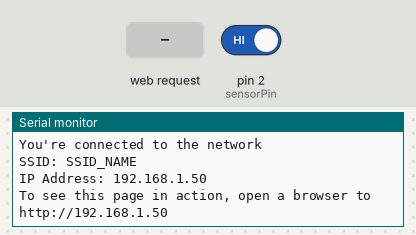
The sketch below on a simulated Arduino Mega 2560, built with avr-gcc and run on an emulated ATmega2560. Parts: the last lines printed to the serial monitor. The inputs (shaded band) are chosen by the test bench; at power-on: pin 2 (sensorPin) HIGH. WiFi joins after 1.5 s; servers stay silent unless stated.

Above: at 2.7 s.
2.8 s: HTTP request GET /run received
At 4.4 s:
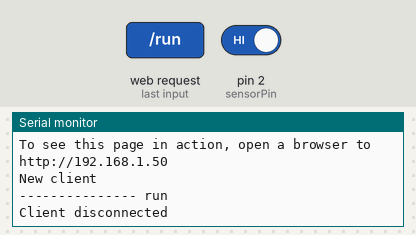
5.3 s: HTTP request GET /reset received
At 6.1 s:
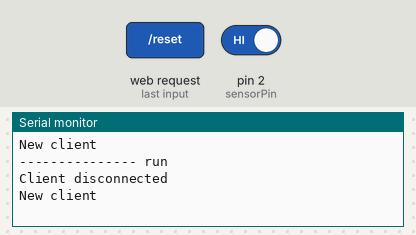

Measured:
- after the input at 2.8 s, the serial monitor: prints a new line at once (image 1)

The sketch:

virtualRun.ino
```cpp
#include "WiFiEsp.h"

const int sensorPin = 2;
int lastPulseCount = 0;
boolean isRunning = false;
volatile int pulseCount = 0;
volatile unsigned long previousTime = 0;

// Emulate Serial1 on pins 6/7 if not present
#ifndef HAVE_HWSERIAL1
#include "SoftwareSerial.h"
SoftwareSerial Serial1(6, 7); // RX, TX
#endif


char ssid[] = "SSID_NAME";            // your network SSID (name)
char pass[] = "PASSWORD";        // your network password
int status = WL_IDLE_STATUS;     // the Wifi radio's status

long debounce = 300;

WiFiEspServer server(80);


void countPulse() {
  // update time from last call
  unsigned long currentTime = millis();
  unsigned long deltaTime = currentTime - previousTime;

  if(deltaTime<debounce) return;
  pulseCount++;
  previousTime = currentTime;
}

void resetCounter() {
  pulseCount=0;
  previousTime=0;
  isRunning=false;
}


void setup()
{
  // initialize serial for debugging
  Serial.begin(115200);
  // initialize serial for ESP module
  Serial1.begin(9600);

  pinMode(sensorPin, INPUT_PULLUP);
  attachInterrupt(digitalPinToInterrupt(sensorPin), countPulse, RISING);

  // initialize ESP module
  WiFi.init(&Serial1);

  // check for the presence of the shield
  if (WiFi.status() == WL_NO_SHIELD) {
    Serial.println("WiFi shield not present");
    // don't continue
    while (true);
  }

  // attempt to connect to WiFi network
  while ( status != WL_CONNECTED) {
    Serial.print("Attempting to connect to WPA SSID: ");
    Serial.println(ssid);
    // Connect to WPA/WPA2 network
    status = WiFi.begin(ssid, pass);
  }

  Serial.println("You're connected to the network");
  printWifiStatus();

  // start the web server on port 80
  server.begin();
}


void loop()
{
  // listen for incoming clients
  WiFiEspClient client = server.available();
  if (client) {
    Serial.println("New client");
    //pulseCount=pulseCount+1;
    // an http request ends with a blank line
    boolean currentLineIsBlank = true;
    while (client.connected()) {
      if (client.available()) {

        //parse command
        String f = client.readString();
        int spacePos = f.indexOf(" HTTP");
        String cmd = f.substring(0,spacePos);
        cmd.replace("GET /","");
        Serial.println("--------------- "+cmd);
        // send a standard http response header
        // use \r\n instead of many println statements to speedup data send
        client.print(
        "HTTP/1.1 200 OK\r\n"
        "Content-type:application/json\r\n"
        "Connection: close\r\n"  // the connection will be closed after completion of the response
        "\r\n");

        if (cmd == "run") {
          isRunning = pulseCount != lastPulseCount;
          client.print("{\"s\": \"ok\",\"r\": " + String(isRunning) + ",\"p\":"+String(pulseCount)+"}");
          lastPulseCount = pulseCount;
          break;
        }
        if (cmd == "reset") {
          client.print("{\"s\": \"ok\"}");
          resetCounter();
          break;
        }
      }
    }
    // give the web browser time to receive the data
    delay(10);

    // close the connection:
    client.stop();
    Serial.println("Client disconnected");
  }
}


void printWifiStatus()
{
  // print the SSID of the network you're attached to
  Serial.print("SSID: ");
  Serial.println(WiFi.SSID());

  // print your WiFi shield's IP address
  IPAddress ip = WiFi.localIP();
  Serial.print("IP Address: ");
  Serial.println(ip);

  // print where to go in the browser
  Serial.println();
  Serial.print("To see this page in action, open a browser to http://");
  Serial.println(ip);
  Serial.println();
}
```
